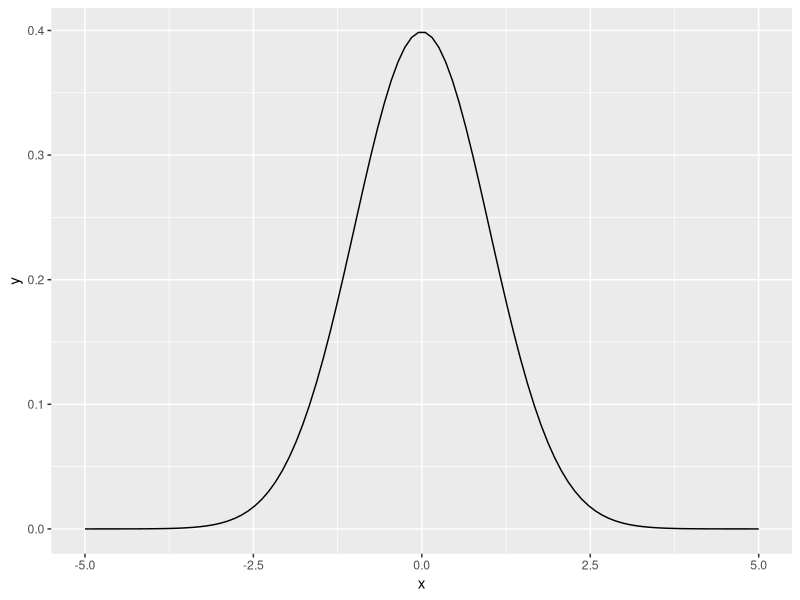
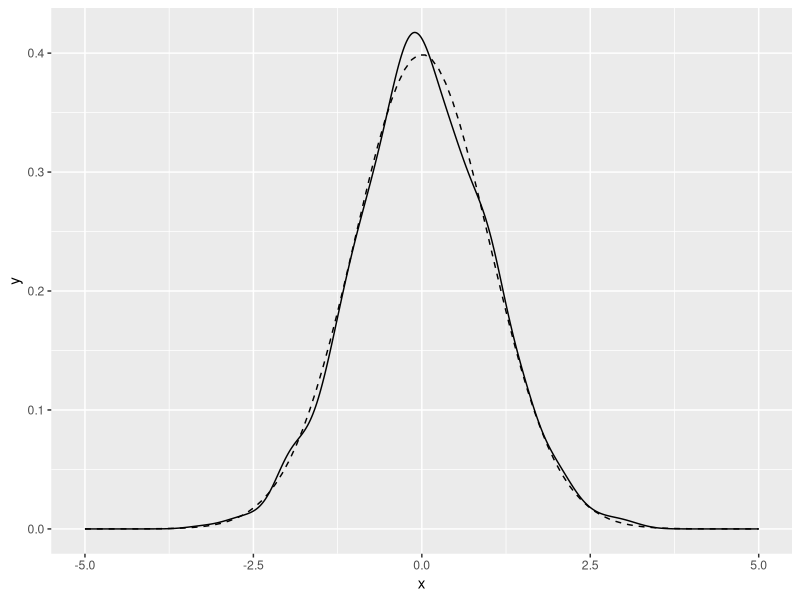
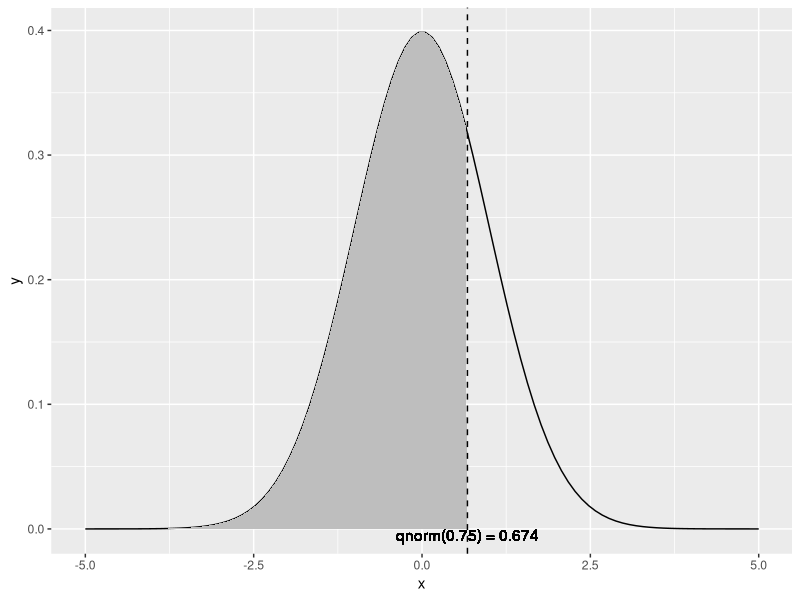

The R script that drew these images, in order:
library(ggplot2)

#dnorm
x <- seq(from = -5, to =5, length.out = 100) #interval [-5,5]
x
f <- dnorm(x) #normal with mean 0 and std 1
ggplot(data.frame(x=x, y=f), aes(x=x, y=y)) + geom_line()

#drawing 1000 points from norma with ean 0 and std 1
u <- rnorm(1000)
#plotting the distribution of the points
ggplot(data.frame(x=u), aes(x=x)) + geom_density() +
  geom_line(data = data.frame(x=x, y=f), aes(x=x, y=y),linetype=2)
#pnorm probability of normal distriution.unit area under curve
pnorm(0)
pnorm(-2)
pnorm(2) - pnorm(-2)

#qnorm quantile function for the normal distribution
qnorm(0.9544997)
qnorm(0.5)
qnorm(0.75)
#a dataframe
nframe <- data.frame(x=x, y=f)
#calculating the  75th percentile
line <- qnorm(0.75)
line
xstr <- sprintf("qnorm(0.75) = %1.3f", line)
xstr
#part of the normal dstribution to the left of f
nframes <- subset(nframe, nframe$x < line)
nframes
#plotting. the shaded area is 75% of the area under the normal curve
ggplot(nframe, aes(x=x, y=y)) + geom_line() + 
  geom_area(data = nframes, aes(x=x, y=y), fill = "gray") +
  geom_vline(aes(xintercept = line), linetype = 2) +
  geom_text(x=line, y=0, label = xstr, vjust =1)
